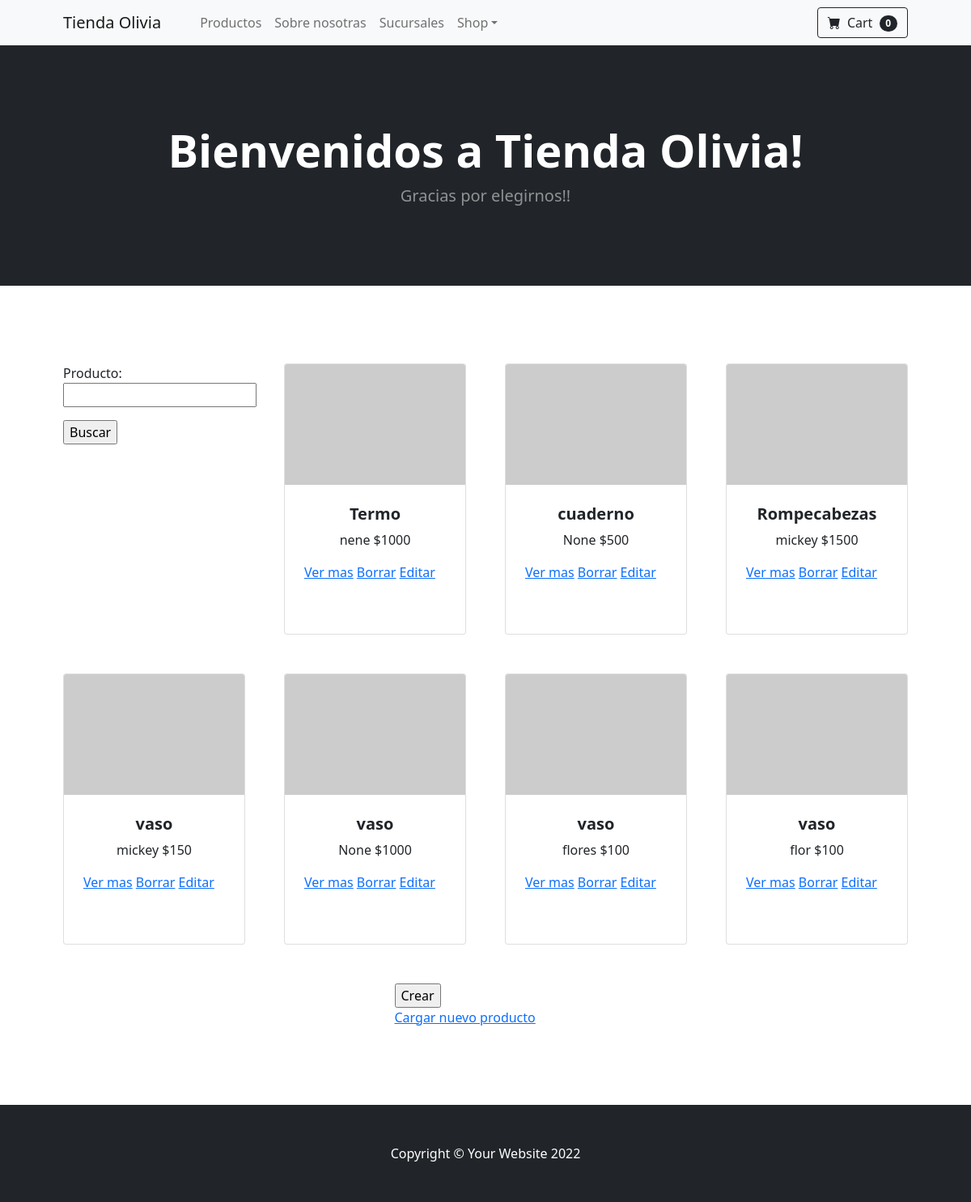
The page /WebPage/inicio/ on the database its author committed.
### WebPage/models.py (models this page shows, shortened)
class Productos (models.Model):
    nombre = models.CharField (max_length=150)
    modelo = models.CharField (max_length=150, blank=True , null=True)
    precio = models.IntegerField (default=0)

### WebPage/views.py (the view)
# urls.py: path('inicio/', index, name="inicio"),
def index(request):
    lista_productos = Productos.objects.all()
    if request.GET.get("producto"):
        formulario = FormularioBusqueda(request.GET)
        if formulario.is_valid():
            data = formulario.cleaned_data
            lista_productos = Productos.objects.filter(nombre__icontains = data["producto"])
        return render(request, "WebPage/index.html", {"productos" : lista_productos, "formulario" : formulario})
    else:
        formulario = FormularioBusqueda()
        return render(request, "WebPage/index.html", {"productos" : lista_productos, "formulario" : formulario})

### WebPage/forms.py
class FormularioBusqueda(Form):
    producto = CharField(max_length=150)

### WebPage/templates/WebPage/index.html (shortened to what this page needs)
{% extends 'WebPage/base.html' %}
{% block lista_productos %}
<div>
    <form method="get">
      {{ formulario.as_p }}
      <input type="submit" value="Buscar">
    </form>
</div>
{% for producto in productos %}
<div class="col mb-5">
    <div class="card h-100">
        <img class="card-img-top" src="https://dummyimage.com/450x300/dee2e6/6c757d.jpg" alt="..." />
        <div class="card-body p-4">
            <div class="text-center">
                <h5 class="fw-bolder">{{producto.nombre}}</h5>
                {{producto.modelo}}
                ${{producto.precio}}
            </div>
            <a href="{% url 'detalle_producto' producto.id  %}">Ver mas</a>
            <a href="{% url 'borrar_producto' producto.id  %}">Borrar</a>
            <a href="{% url 'editar_producto' producto.id  %}">Editar</a>
        </div>
        <div class="card-footer p-4 pt-0 border-top-0 bg-transparent">
        </div>
    </div>
</div>
{% endfor %}
<form  method="post" > {% csrf_token %}
    <input type="submit" value="Crear">
    <a href="{% url 'carga_productos' %}" role="button" type="submit"> Cargar nuevo producto </a>
</form>
</div>
{% endblock lista_productos %}

### WebPage/templates/WebPage/base.html (shortened to what this page needs)
<!DOCTYPE html>
<html lang="en">
    <head>
        {% load static %}
        <link href="https://cdn.jsdelivr.net/npm/bootstrap-icons@1.5.0/font/bootstrap-icons.css" rel="stylesheet" />
        <link href="{% static 'css/styles.css' %}" rel="stylesheet" />
    </head>
    <body>
        <nav class="navbar navbar-expand-lg navbar-light bg-light">
            <div class="container px-4 px-lg-5">
                <a class="navbar-brand" href="{% url 'inicio' %}">Tienda Olivia</a>
                <div class="collapse navbar-collapse" id="navbarSupportedContent">
                    <ul class="navbar-nav me-auto mb-2 mb-lg-0 ms-lg-4">
                        <li class="nav-item"><a class="nav-link"  href="{% url 'inicio' %}">Productos</a></li>
                        <li class="nav-item"><a class="nav-link" href="{% url 'integrantes' %}" role="button">Sobre nosotras</a></li>
                        <li class="nav-item"><a class="nav-link" href="{% url 'sucursales' %}" role="button">Sucursales</a></li>
                        <li class="nav-item dropdown">
                            <a class="nav-link dropdown-toggle" id="navbarDropdown" href="#" role="button" data-bs-toggle="dropdown" aria-expanded="false">Shop</a>
                        </li>
                    </ul>
                    <form class="d-flex">
                        <button class="btn btn-outline-dark" type="submit">
                            <i class="bi-cart-fill me-1"></i>
                            Cart
                            <span class="badge bg-dark text-white ms-1 rounded-pill">0</span>
                        </button>
                    </form>
                </div>
            </div>
        </nav>
        <header class="bg-dark py-5">
            <div class="container px-4 px-lg-5 my-5">
                <div class="text-center text-white">
                    <h1 class="display-4 fw-bolder">Bienvenidos a Tienda Olivia! </h1>
                    <p class="lead fw-normal text-white-50 mb-0">Gracias por elegirnos!!</p>
                </div>
            </div>
        </header>
        <section class="py-5">
            <div class="container px-4 px-lg-5 mt-5">
                <div class="row gx-4 gx-lg-5 row-cols-2 row-cols-md-3 row-cols-xl-4 justify-content-center">
                    {% block lista_productos %}{% endblock lista_productos %}
            </div>
        </section>
        <footer class="py-5 bg-dark">
            <div class="container"><p class="m-0 text-center text-white">Copyright &copy; Your Website 2022</p></div>
        </footer>
    </body>
</html>

### rows shown on the page
Productos: nombre "Termo", modelo "nene", precio "1000"
Productos: nombre "cuaderno", modelo "None", precio "500"
Productos: nombre "Rompecabezas", modelo "mickey", precio "1500"
Productos: nombre "vaso", modelo "mickey", precio "150"
Productos: nombre "vaso", modelo "None", precio "1000"
Productos: nombre "vaso", modelo "flores", precio "100"
Productos: nombre "vaso", modelo "flor", precio "100"
